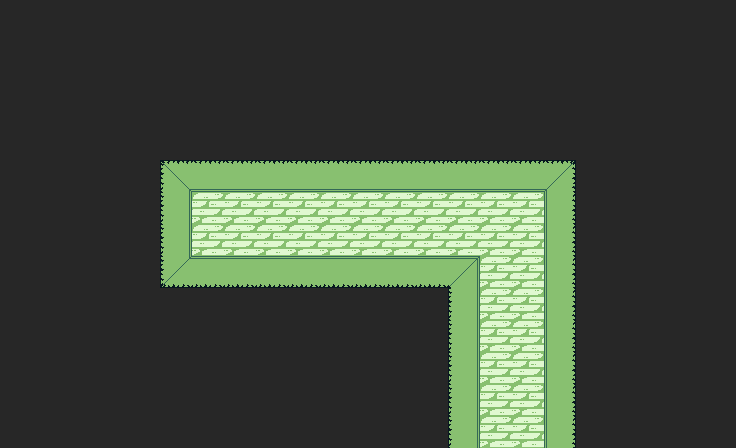

A 2D game scene composited from a Tiled map and its tileset images. What follows is a short description and the map's XML, with every tile layer's data as written:
An orthogonal 23x14 tile map with 32x32 px tiles, 1 tile layer (Vrstva dlaždic 1).

<map version="1.8" tiledversion="1.8.4" orientation="orthogonal" renderorder="right-down" width="23" height="14" tilewidth="32" tileheight="32" infinite="0" nextlayerid="2" nextobjectid="1">
 <tileset firstgid="1" source="../Zdi.tsx" />
 <layer id="1" name="Vrstva dlaždic 1" width="23" height="14">
  <data encoding="csv">
18,18,18,18,18,18,18,18,18,18,18,18,18,18,18,18,18,18,18,18,18,18,18,
18,18,18,18,18,18,18,18,18,18,18,18,18,18,18,18,18,18,18,18,18,18,18,
18,18,18,18,18,18,18,18,18,18,18,18,18,18,18,18,18,18,18,18,18,18,18,
18,18,18,18,18,18,18,18,18,18,18,18,18,18,18,18,18,18,18,18,18,18,18,
18,18,18,18,18,18,18,18,18,18,18,18,18,18,18,18,18,18,18,18,18,18,18,
18,18,18,18,18,16,6,6,6,6,6,6,6,6,6,6,6,7,18,18,18,18,18,
18,18,18,18,18,15,5,5,5,5,5,5,5,5,5,5,5,9,18,18,18,18,18,
18,18,18,18,18,15,5,5,5,5,5,5,5,5,5,5,5,9,18,18,18,18,18,
18,18,18,18,18,13,12,12,12,12,12,12,12,12,14,5,5,9,18,18,18,18,18,
18,18,18,18,18,18,18,18,18,18,18,18,18,18,15,5,5,9,18,18,18,18,18,
18,18,18,18,18,18,18,18,18,18,18,18,18,18,15,5,5,9,18,18,18,18,18,
18,18,18,18,18,18,18,18,18,18,18,18,18,18,15,5,5,9,18,18,18,18,18,
18,18,18,18,18,18,18,18,18,18,18,18,18,18,15,5,5,9,18,18,18,18,18,
18,18,18,18,18,18,18,18,18,18,18,18,18,18,15,5,5,9,18,18,18,18,18
</data>
 </layer>
</map>
